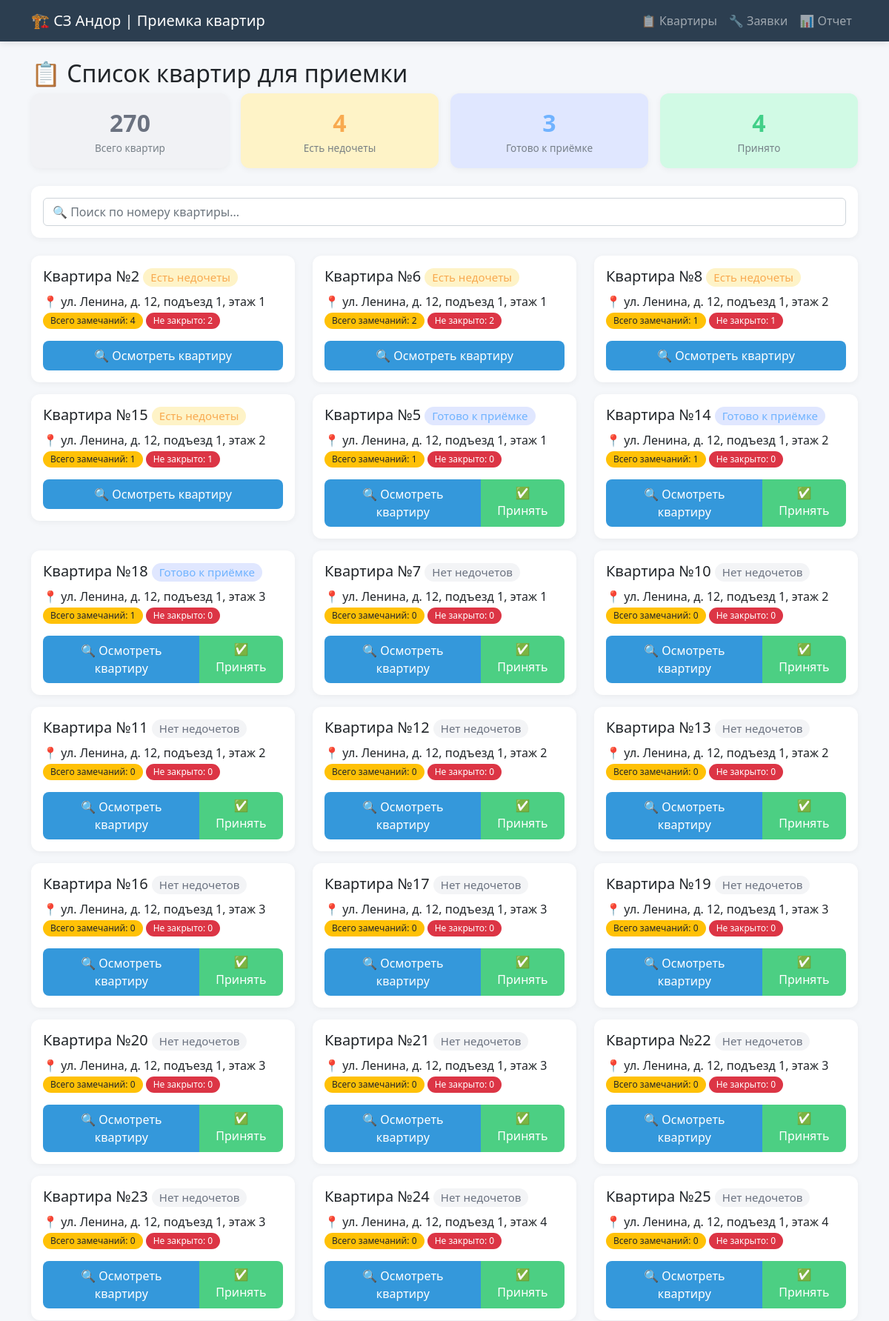
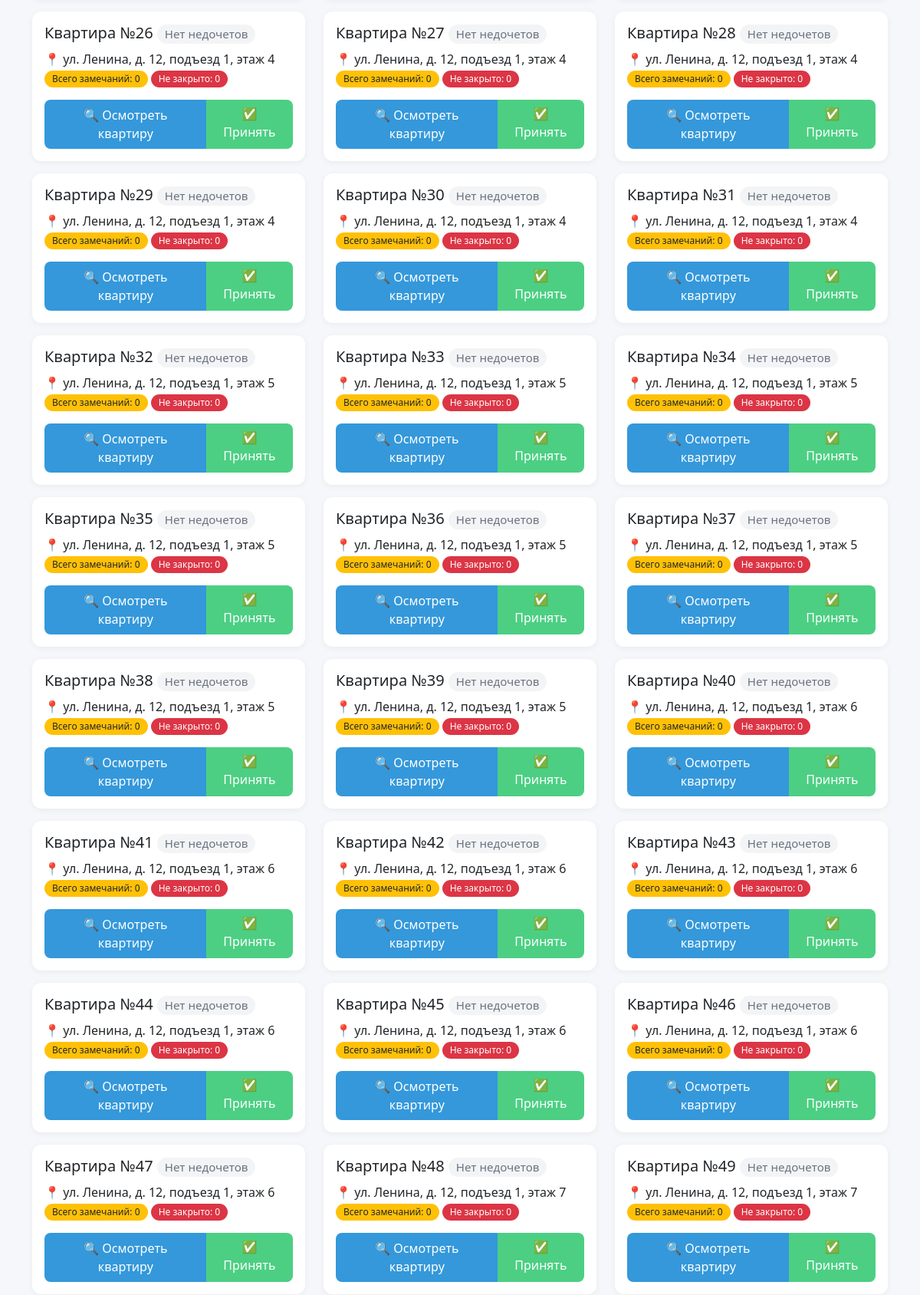
The page / (upper part) on the database its author committed (2 pictures, top to bottom).
### tables this page shows
CREATE TABLE flats (
    id INTEGER PRIMARY KEY AUTOINCREMENT,
    number TEXT NOT NULL,
    street TEXT,
    house TEXT,
    entrance INTEGER,
    floor INTEGER,
    status TEXT DEFAULT 'in_progress'
);

### app.py (the view)
@app.route('/')
def index():
    conn = get_db()
    stats = {}
    stats['total'] = conn.execute('SELECT COUNT(*) FROM flats').fetchone()[0]
    stats['accepted'] = conn.execute('SELECT COUNT(*) FROM flats WHERE status = "accepted"').fetchone()[0]
    result = conn.execute('SELECT COUNT(DISTINCT flat_id) FROM defects WHERE status = "open"').fetchone()[0]
    stats['has_defects'] = result if result else 0
    result = conn.execute('''
        SELECT COUNT(*) FROM flats f
        WHERE f.status != 'accepted'
        AND (SELECT COUNT(*) FROM defects d WHERE d.flat_id = f.id AND d.status != 'closed') = 0
        AND (SELECT COUNT(*) FROM defects d WHERE d.flat_id = f.id) > 0
    ''').fetchone()[0]
    stats['ready_for_acceptance'] = result if result else 0
    flats = conn.execute('''
        SELECT f.*, COUNT(d.id) as defect_count,
               SUM(CASE WHEN d.status = 'open' THEN 1 ELSE 0 END) as open_count
        FROM flats f
        LEFT JOIN defects d ON f.id = d.flat_id
        GROUP BY f.id
        ORDER BY
            CASE
                WHEN f.status = 'accepted' THEN 4
                WHEN COUNT(d.id) = 0 OR COUNT(d.id) IS NULL THEN 3
                WHEN SUM(CASE WHEN d.status = 'open' THEN 1 ELSE 0 END) = 0 AND COUNT(d.id) > 0 THEN 2
                ELSE 1
            END,
            CAST(f.number AS INTEGER)
    ''').fetchall()
    conn.close()
    return render_template('index.html', flats=flats, stats=stats)

### app.py (called while the page is built)
def get_db():
    conn = sqlite3.connect(DB_PATH)
    conn.row_factory = sqlite3.Row
    return conn

### templates/index.html (shortened to what this page needs)
{% extends "base.html" %}
{% block content %}
<h2>📋 Список квартир для приемки</h2>
<div class="row mb-4 g-3">
    <div class="col-md-3 col-6">
        <div class="stat-card card text-center p-3" style="background: #f1f2f5;">
            <div class="stat-number" style="color: #6b7280;">{{ stats.total }}</div>
            <div class="stat-label text-muted">Всего квартир</div>
        </div>
    </div>
    <div class="col-md-3 col-6">
        <div class="stat-card card text-center p-3" style="background: #fef3c7;">
            <div class="stat-number" style="color: #f8aa50;">{{ stats.has_defects }}</div>
            <div class="stat-label text-muted">Есть недочеты</div>
        </div>
    </div>
    <div class="col-md-3 col-6">
        <div class="stat-card card text-center p-3" style="background: #e0e7ff;">
            <div class="stat-number" style="color: #70b3ff;">{{ stats.ready_for_acceptance }}</div>
            <div class="stat-label text-muted">Готово к приёмке</div>
        </div>
    </div>
    <div class="col-md-3 col-6">
        <div class="stat-card card text-center p-3" style="background: #d1fae5;">
            <div class="stat-number" style="color: #41cf88;">{{ stats.accepted }}</div>
            <div class="stat-label text-muted">Принято</div>
        </div>
    </div>
</div>
<div class="card mb-4">
    <div class="card-body">
        <input type="text" id="searchInput" class="form-control" placeholder="🔍 Поиск по номеру квартиры...">
    </div>
</div>
<div class="row" id="flatsContainer">
    {% for flat in flats %}
    <div class="col-md-4 mb-3 flat-card" data-search="{{ flat.number }}">
        <div class="card">
            <div class="card-body">
                <h5 class="card-title">
                    Квартира №{{ flat.number }}
                    {% if flat.status == 'accepted' %}
    <span class="badge" style="background: #d1fae5; color: #41cf88;">Принята</span>
{% elif flat.open_count == 0 and flat.defect_count > 0 %}
    <span class="badge" style="background: #e0e7ff; color: #70b3ff;">Готово к приёмке</span>
{% elif flat.open_count > 0 %}
    <span class="badge" style="background: #fef3c7; color: #f8aa50;">Есть недочеты</span>
{% else %}
    <span class="badge" style="background: #f3f4f6; color: #6b7280;">Нет недочетов</span>
{% endif %}
                </h5>
                <p class="card-text">
                    📍 {{ flat.street }}, д. {{ flat.house }}, подъезд {{ flat.entrance }}, этаж {{ flat.floor }}<br>
                    <span class="badge bg-warning text-dark">Всего замечаний: {{ flat.defect_count or 0 }}</span>
                    <span class="badge bg-danger">Не закрыто: {{ flat.open_count or 0 }}</span>
                </p>
                <div class="btn-group w-100">
                    <a href="/flat/{{ flat.id }}" class="btn btn-primary">🔍 Осмотреть квартиру</a>
                    {% if flat.status != 'accepted' and (flat.open_count == 0 or flat.defect_count == 0) %}
                        <a href="/accept_flat/{{ flat.id }}" class="btn btn-success" onclick="return confirm('Принять квартиру?')">✅ Принять</a>
                    {% endif %}
                </div>
            </div>
        </div>
    </div>
    {% endfor %}
</div>
{% endblock %}

### templates/base.html (style rules this page uses)
body { background-color: #f5f7fa; font-family: 'Segoe UI', Tahoma, Geneva, Verdana, sans-serif; }
.card { border: none; border-radius: 12px; box-shadow: 0 2px 8px rgba(0,0,0,0.05); transition: transform 0.2s, box-shadow 0.2s; }
.stat-card { border-radius: 12px; border: none; }
.stat-number { font-size: 2rem; font-weight: 600; margin-bottom: 0; }
.stat-label { font-size: 0.85rem; opacity: 0.9; margin-bottom: 0; }
.badge { padding: 5px 10px; font-weight: 500; border-radius: 20px; }
.btn-primary { background-color: #3498db; border: none; border-radius: 8px; padding: 8px 16px; font-weight: 500; }
.btn-success { background-color: #4ccf83; border: none; border-radius: 8px; }

### rows shown on the page
flats: number "2", status "Есть недочеты", street "ул. Ленина", house "12", entrance "1", floor "1", defect_count "4"
flats: number "6", status "Есть недочеты", street "ул. Ленина", house "12", entrance "1", floor "1", defect_count "2", open_count "2"
flats: number "8", status "Есть недочеты", street "ул. Ленина", house "12", entrance "1", floor "2"
flats: number "15", status "Есть недочеты", street "ул. Ленина", house "12", entrance "1", floor "2"
flats: number "5", status "Готово к приёмке", street "ул. Ленина", house "12", entrance "1", floor "1", defect_count "1", open_count "0"
flats: number "14", status "Готово к приёмке", street "ул. Ленина", house "12", entrance "1", floor "2", open_count "0"
flats: number "18", status "Готово к приёмке", street "ул. Ленина", house "12", entrance "1", floor "3", open_count "0"
flats: number "7", status "Нет недочетов", street "ул. Ленина", house "12", entrance "1", floor "1", defect_count "0", open_count "0"
flats: number "10", status "Нет недочетов", street "ул. Ленина", house "12", entrance "1", floor "2", defect_count "0", open_count "0"
flats: number "11", status "Нет недочетов", street "ул. Ленина", house "12", entrance "1", floor "2", defect_count "0", open_count "0"
flats: number "12", status "Нет недочетов", street "ул. Ленина", house "12", entrance "1", floor "2", defect_count "0", open_count "0"
flats: number "13", status "Нет недочетов", street "ул. Ленина", house "12", entrance "1", floor "2", defect_count "0", open_count "0"
flats: number "16", status "Нет недочетов", street "ул. Ленина", house "12", entrance "1", floor "3", defect_count "0", open_count "0"
flats: number "17", status "Нет недочетов", street "ул. Ленина", house "12", entrance "1", floor "3", defect_count "0", open_count "0"
flats: number "19", status "Нет недочетов", street "ул. Ленина", house "12", entrance "1", floor "3", defect_count "0", open_count "0"
flats: number "20", status "Нет недочетов", street "ул. Ленина", house "12", entrance "1", floor "3", defect_count "0", open_count "0"
flats: number "21", status "Нет недочетов", street "ул. Ленина", house "12", entrance "1", floor "3", defect_count "0", open_count "0"
flats: number "22", status "Нет недочетов", street "ул. Ленина", house "12", entrance "1", floor "3", defect_count "0", open_count "0"
flats: number "23", status "Нет недочетов", street "ул. Ленина", house "12", entrance "1", floor "3", defect_count "0", open_count "0"
flats: number "24", status "Нет недочетов", street "ул. Ленина", house "12", entrance "1", floor "4", defect_count "0", open_count "0"
flats: number "25", status "Нет недочетов", street "ул. Ленина", house "12", entrance "1", floor "4", defect_count "0", open_count "0"
flats: number "26", status "Нет недочетов", street "ул. Ленина", house "12", entrance "1", floor "4", defect_count "0", open_count "0"
flats: number "27", status "Нет недочетов", street "ул. Ленина", house "12", entrance "1", floor "4", defect_count "0", open_count "0"
flats: number "28", status "Нет недочетов", street "ул. Ленина", house "12", entrance "1", floor "4", defect_count "0", open_count "0"
flats: number "29", status "Нет недочетов", street "ул. Ленина", house "12", entrance "1", floor "4", defect_count "0", open_count "0"
flats: number "30", status "Нет недочетов", street "ул. Ленина", house "12", entrance "1", floor "4", defect_count "0", open_count "0"
flats: number "31", status "Нет недочетов", street "ул. Ленина", house "12", entrance "1", floor "4", defect_count "0", open_count "0"
flats: number "32", status "Нет недочетов", street "ул. Ленина", house "12", entrance "1", floor "5", defect_count "0", open_count "0"
flats: number "33", status "Нет недочетов", street "ул. Ленина", house "12", entrance "1", floor "5", defect_count "0", open_count "0"
flats: number "34", status "Нет недочетов", street "ул. Ленина", house "12", entrance "1", floor "5", defect_count "0", open_count "0"
flats: number "35", status "Нет недочетов", street "ул. Ленина", house "12", entrance "1", floor "5", defect_count "0", open_count "0"
flats: number "36", status "Нет недочетов", street "ул. Ленина", house "12", entrance "1", floor "5", defect_count "0", open_count "0"
flats: number "37", status "Нет недочетов", street "ул. Ленина", house "12", entrance "1", floor "5", defect_count "0", open_count "0"
flats: number "38", status "Нет недочетов", street "ул. Ленина", house "12", entrance "1", floor "5", defect_count "0", open_count "0"
flats: number "39", status "Нет недочетов", street "ул. Ленина", house "12", entrance "1", floor "5", defect_count "0", open_count "0"
flats: number "40", status "Нет недочетов", street "ул. Ленина", house "12", entrance "1", floor "6", defect_count "0", open_count "0"
flats: number "41", status "Нет недочетов", street "ул. Ленина", house "12", entrance "1", floor "6", defect_count "0", open_count "0"
flats: number "42", status "Нет недочетов", street "ул. Ленина", house "12", entrance "1", floor "6", defect_count "0", open_count "0"
flats: number "43", status "Нет недочетов", street "ул. Ленина", house "12", entrance "1", floor "6", defect_count "0", open_count "0"
flats: number "44", status "Нет недочетов", street "ул. Ленина", house "12", entrance "1", floor "6", defect_count "0", open_count "0"
flats: number "45", status "Нет недочетов", street "ул. Ленина", house "12", entrance "1", floor "6", defect_count "0", open_count "0"
flats: number "46", status "Нет недочетов", street "ул. Ленина", house "12", entrance "1", floor "6", defect_count "0", open_count "0"
flats: number "47", status "Нет недочетов", street "ул. Ленина", house "12", entrance "1", floor "6", defect_count "0", open_count "0"
flats: number "48", status "Нет недочетов", street "ул. Ленина", house "12", entrance "1", floor "7", defect_count "0", open_count "0"
flats: number "49", status "Нет недочетов", street "ул. Ленина", house "12", entrance "1", floor "7", defect_count "0", open_count "0"

### other values the page prints
{{ stats.total }} "270"
{{ stats.has_defects }} "4"
{{ stats.ready_for_acceptance }} "3"
{{ stats.accepted }} "4"
